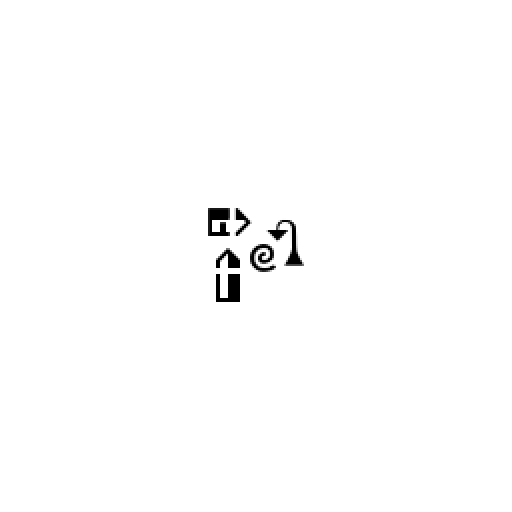
#> input picture train/B/01321b0b82ab6bf3f0d292483667c87d.png, 512 x 512 px; its folder holds only this picture in this run
$ jupyter execute --allow-errors test_signwriting_matcher.ipynb
#> lines starting #> are read from the running program, lines starting #| are printed output that depends on the picture; after the words box and inside, x2 and y2 are one past the last pixel; in counts of white or black regions, pixels touching at a corner belong together
This script is used to calculate the clip score for FSW images (References) and generated images (Candidates).

[cell 1]
# imports and libraries
import numpy as np

from tqdm import tqdm
from pathlib import Path
from PIL import Image, ImageDraw
from IPython.display import display, clear_output
from signwriting.visualizer.visualize import signwriting_to_image
from signwriting_evaluation.metrics.clip import SignWritingCLIPScore, signwriting_to_clip_image

[cell 2]
# helper function

def create_side_by_side_comparison(reference_image, candidate_image, score, ref_stem, cand_key):
    side_by_side = Image.new('RGB', (reference_image.width * 2, reference_image.height), (255, 255, 255))

    side_by_side.paste(reference_image, (0, 0))
    side_by_side.paste(candidate_image, (reference_image.width, 0))

    draw = ImageDraw.Draw(side_by_side)
    draw.text((0, 0), f"{score:.3f}", fill=(255, 0, 0))
    draw.text((0, 20), f"Ref: {ref_stem}", fill=(255, 0, 0))
    draw.text((reference_image.width, 0), f"Cand: {cand_key}", fill=(255, 0, 0))

    return side_by_side


def manual_review(reference_img, candidate_img, score, ref_stem, cand_key):
    while True:
        clear_output(wait=True)
        side_by_side = create_side_by_side_comparison(
            reference_img,
            candidate_img,
            score,
            ref_stem,
            cand_key
        )
        display(side_by_side)

        response = input("Accept this match? (y/n): ").lower()
        if response in ['y', 'n']:
            return response == 'y'
        print("Please enter 'y' or 'n'")

[cell 3]
# load image functions

def load_candidate_images(directory: Path):
    images = {}
    for image in tqdm(list(directory.glob('*.png'))):
        try:
            # binarization
            img = Image.open(image).convert('L')
            img = img.point(lambda x: 255 if x > 127 else 0, '1')
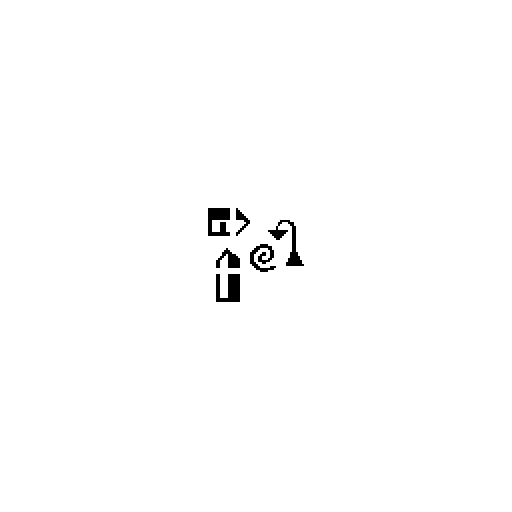
#> img: PIL image 512x512 1; 99.2% white; 6 black regions, box (x1, y1, x2, y2) and area: (216, 274, 240, 302) 480, (208, 208, 230, 236) 460, (268, 220, 304, 266) 456, (250, 244, 276, 272) 332, (216, 248, 240, 268) 248, (236, 208, 250, 236) 148
            img = img.convert('L')
            images[image.stem] = img
        except Exception as e:
            print(f"Error processing {image}: {e}")
    return images


def load_gold_images(directory: Path):
    target_size = (256, 256)
    images = {}
    for image in tqdm(list(directory.glob('*.png'))):
        try:
            img = Image.open(image).convert('RGBA')

            # scale down the image
            scale_factor = 0.42
            max_dimension = max(img.width, img.height)
            scale = (target_size[0] * scale_factor) / max_dimension
            new_size = (int(img.width * scale), int(img.height * scale))
            img = img.resize(new_size, Image.LANCZOS)

            # create white background and center the image
            background = Image.new('RGBA', target_size, (255, 255, 255, 255))
            offset = ((target_size[0] - new_size[0]) // 2,
                     (target_size[1] - new_size[1]) // 2)
            background.paste(img, offset, img)

            array = np.array(background)
            array[array < 170] = 0
            array[array >= 170] = 255

            images[image.stem] = Image.fromarray(array)
        except Exception as e:
            print(f"Error processing {image}: {e}")
    return images

[cell 4]
# load images

candidate_directory = Path("../../train/B")
reference_directory = Path("glossen")

print("Loading candidates...")
candidates = load_candidate_images(candidate_directory)
#> candidates = 1 item
print("Loading references...")
references = load_gold_images(reference_directory)

print("Candidates:", len(candidates))
#| Candidates: 1
print("References:", len(references))

# 3 example outputs for loaded images
print("\nExample loaded images:")
for i, (key, img) in enumerate(list(references.items())[:3]):
    print(f"\nReference {i+1}:")
    print(f"  Key: {key}")
    print(f"  Image mode: {img.mode}")
    print(f"  Image size: {img.size}")
    print(f"  Unique pixel values: {np.unique(np.array(img))}")
    display(img)

print("\nExample candidate images:")
for i, (key, img) in enumerate(list(candidates.items())[:3]):
    print(f"\nCandidate {i+1}:")
    print(f"  Key: {key}")
    print(f"  Image mode: {img.mode}")
    print(f"  Image size: {img.size}")
    print(f"  Unique pixel values: {np.unique(np.array(img))}")
    display(img)
#> this loop made 1 pass
#> key on pass 1: '01321b0b82ab6bf3f0d292483667c87d'
#| Candidate 1:
#|   Key: 01321b0b82ab6bf3f0d292483667c87d
#|   Image mode: L
#|   Image size: (512, 512)
#|   Unique pixel values: [  0 255]

[cell 5]
def signwriting_to_clip_image(img):
    if img.mode != 'RGB':
        img = img.convert('RGB')

    # correct sizing for CLIP
    if img.size != (224, 224):
        img = img.resize((224, 224))

    return img

# initialize clip score
#> (the rest of this cell did not finish here and is left out)

[cell 6]
# main comparison loop

matches_dir = Path("score_matches")
matches_dir.mkdir(parents=True, exist_ok=True)

#> (the rest of this cell did not finish here and is left out)

[cell 7]
# final matching loop

matches_dir = Path("matches")
matches_dir.mkdir(parents=True, exist_ok=True)

has_matches = 0
manual_reviews = 0

for i, (stem, reference) in enumerate(tqdm(list(references.items()), position=0, leave=True)):
    scores = all_scores[i]
    best_score_idx = np.argmax(scores)
    best_score = scores[best_score_idx]

    # perfect match indicates empty image, skip
    if best_score > 0.99:
        if np.all(np.array(signwriting_to_clip_image(reference)) == 255):
            continue

    save_match = False
    if 0.97 <= best_score < 0.98:  # manual review range
        manual_reviews += 1
        best_candidate_key = candidate_keys[best_score_idx]
        best_candidate = candidates[best_candidate_key]

        review_result = manual_review(reference, best_candidate, best_score, stem, best_candidate_key)
        if review_result:
            save_match = True
            has_matches += 1
            print(f"Manually accepted match for {stem}")
    elif best_score > 0.93:  # automatic acceptance threshold
        save_match = True
        has_matches += 1

    if save_match:
        best_candidate_key = candidate_keys[best_score_idx]
        best_candidate = candidates[best_candidate_key]

        side_by_side = create_side_by_side_comparison(
            reference,
            best_candidate,
            best_score,
            stem,
            best_candidate_key
        )
        side_by_side.save(matches_dir / f"{stem}.png")
#> after the loop, has_matches = 0; manual_reviews = 0

print(f"Total matches found: {has_matches}")
#| Total matches found: 0
print(f"Total manual reviews: {manual_reviews}")
#| Total manual reviews: 0


$ run again, on train/B/0bfbb1a7f5cba6583eff0735ccdb83a4.png
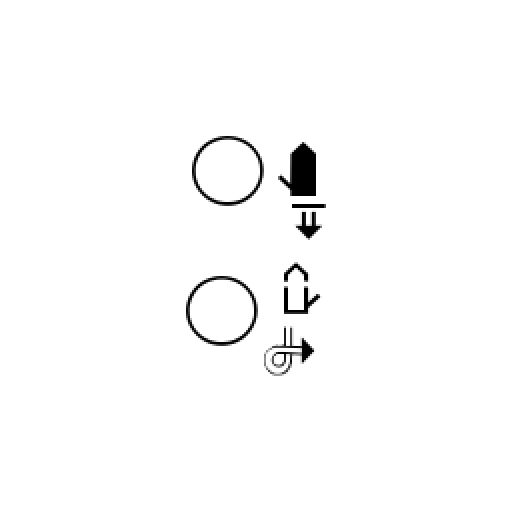
#> input picture train/B/0bfbb1a7f5cba6583eff0735ccdb83a4.png, 512 x 512 px
#> in load_candidate_images, `img = img.point(lambda x: 255 if x > 127 else 0, '1')`:
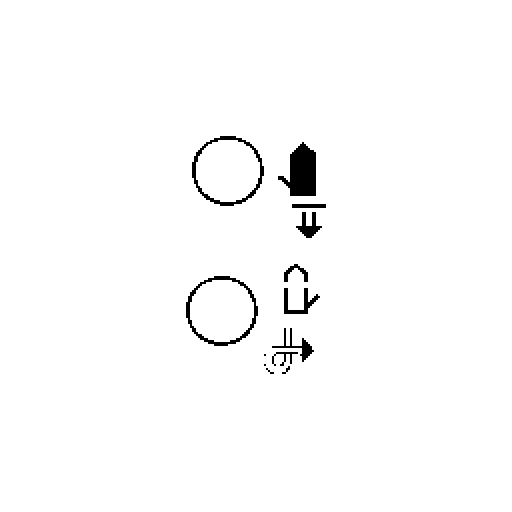
#> img: PIL image 512x512 1; 98.4% white; 13 black regions (3 under 20 px), largest, box (x1, y1, x2, y2) and area: (278, 142, 316, 196) 1308, (192, 136, 264, 206) 736, (186, 276, 258, 346) 736
#> candidates = 1 item
#| Candidates: 1
#> the loop `for i, (key, img) in enumerate(list(candidates.items())[:3]):` made 1 pass
#> key on pass 1: '0bfbb1a7f5cba6583eff0735ccdb83a4'
#> (printed output is left out)
#> after the loop `for i, (stem, reference) in enumerate(tqdm(list(references.items()), p..`: has_matches = 0
#| Total matches found: 0
#| Total manual reviews: 0

$ run again, on train/B/0f15a83f4537faaef21a8a8953c290b6.png
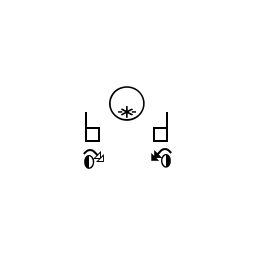
#> input picture train/B/0f15a83f4537faaef21a8a8953c290b6.png, 256 x 256 px
#> in load_candidate_images, `img = img.point(lambda x: 255 if x > 127 else 0, '1')`:
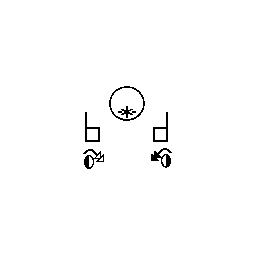
#> img: PIL image 256x256 1; 98.7% white; black in thin lines or dots, all inside (x1, y1, x2, y2) = (83, 86, 172, 169)
#> candidates = 1 item
#| Candidates: 1
#> the loop `for i, (key, img) in enumerate(list(candidates.items())[:3]):` made 1 pass
#> key on pass 1: '0f15a83f4537faaef21a8a8953c290b6'
#> (printed output is left out)
#> after the loop `for i, (stem, reference) in enumerate(tqdm(list(references.items()), p..`: has_matches = 0
#| Total matches found: 0
#| Total manual reviews: 0
